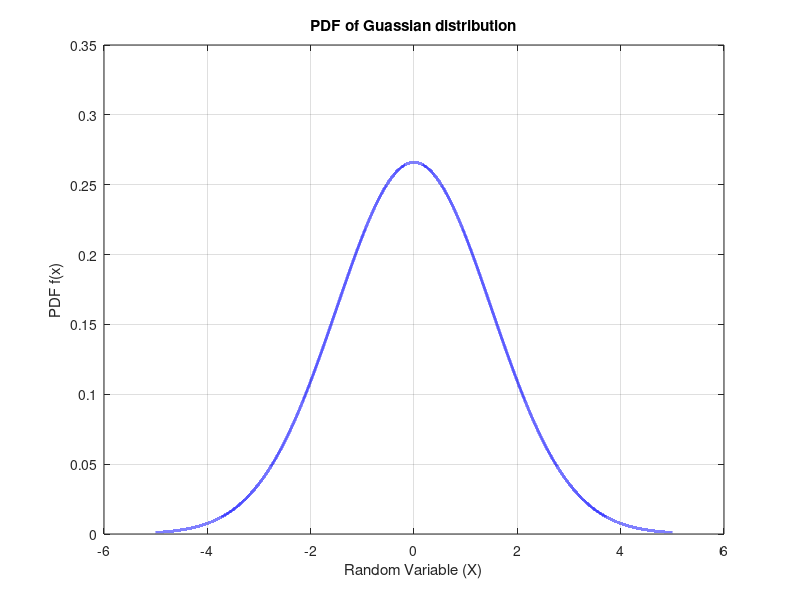
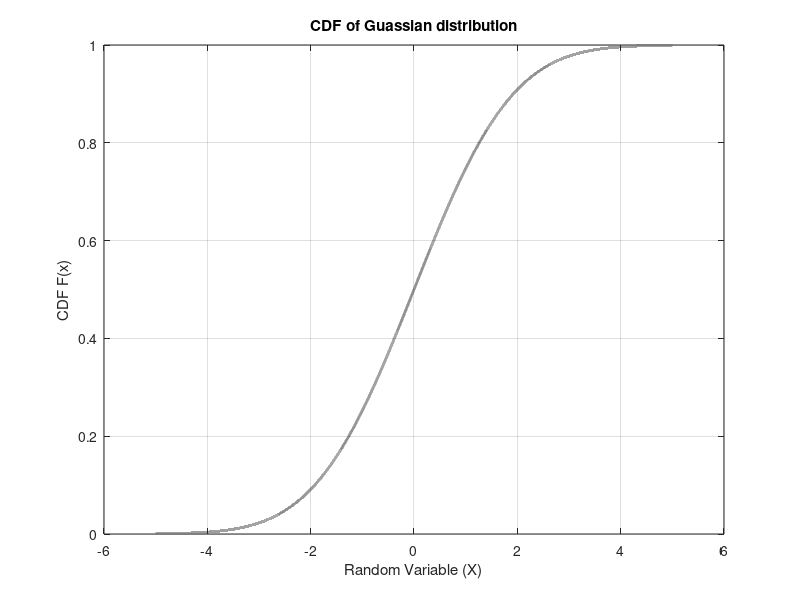

Write the MATLAB code that produced these figures, in order.
%Name : Mohit Kumar
%College : Indian Institute Of Information Technolgy , Nagpur
%write a matlab programme generate tambola ticket
%created by : BT21ECE091

close all;
clc;
%define parameters of gaussian distribution
mu=0;
sigma=1.5;
% generating random samples
sample_size=100000; rand_samples=mu+sigma*randn(sample_size,1);% randn(row,col) %calc pdf,cdf
x=linspace(-5,5,100000); pdf_values=(1/(sigma*sqrt((2*pi)))*exp(-(x-mu).^2/(2*sigma^2))); cdf_values=0.5*(1+erf((x-mu)/(sigma*sqrt(2))));
%plot pdf
figure;
plot(x,pdf_values,'b-','LineWidth',2);
title('PDF of Guassian distribution');
 
xlabel('Random Variable (X)'); ylabel('PDF f(x)');
grid on;
%plot cdf
figure; plot(x,cdf_values,'k:','LineWidth',2); title('CDF of Guassian distribution'); xlabel('Random Variable (X)'); ylabel('CDF F(x)');
grid on;
